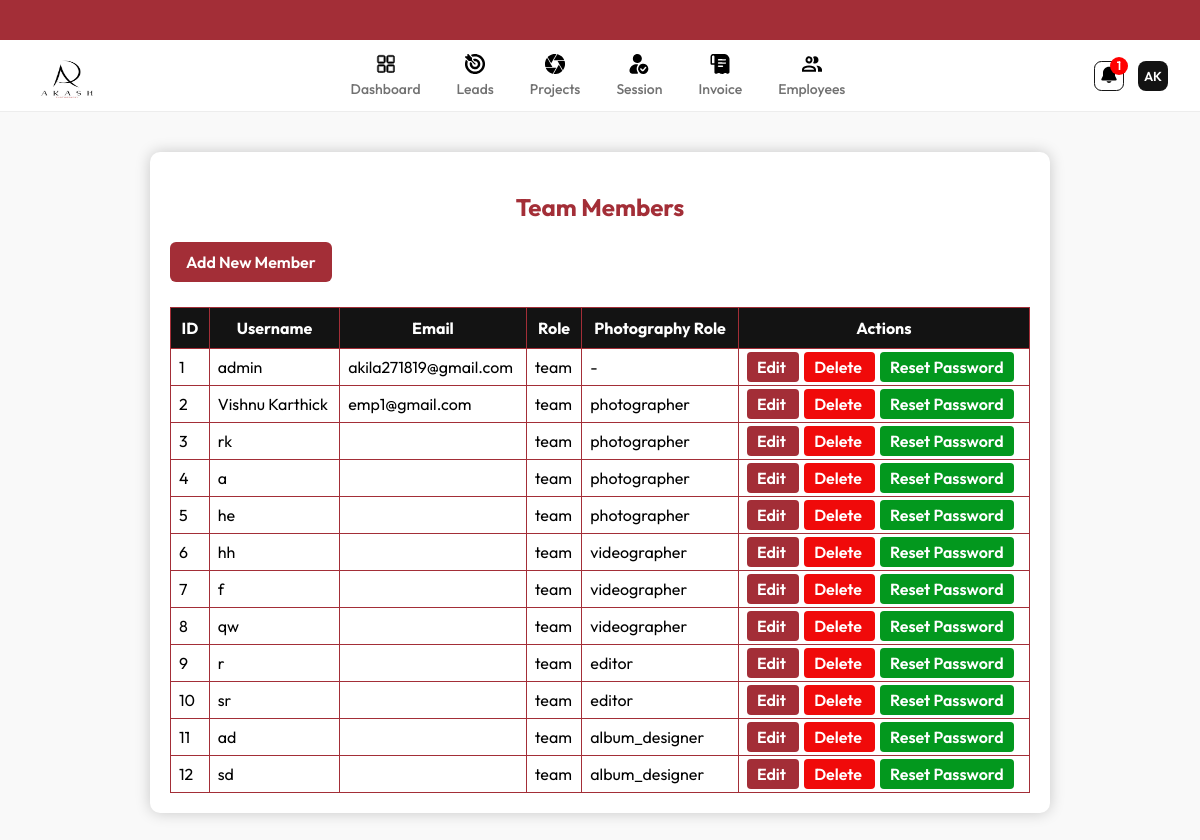
The app's page /accounts/team-members/ (signed in) with its own data.
### accounts/models.py (models this page shows, shortened)
class User(AbstractUser):
    ROLE_CHOICES = (
        ('admin', 'Admin'),
        ('team', 'Team Member'),
    )
    role = models.CharField(
        max_length=20,
        choices=ROLE_CHOICES,
        default='team'
    )
    photography_role = models.CharField(
        max_length=20,
        choices=PHOTOGRAPHY_ROLES,
        blank=True,
        null=True
    )

### accounts/views.py (the view)
# urls.py: path('team-members/', views.team_members_list, name='team_members'),
def team_members_list(request):
    if not request.user.is_staff:
        messages.error(request, "Unauthorized")
        return redirect('accounts:login')
    members = User.objects.filter(role='team')
    return render(request, "accounts/team_members.html", {"members": members})

### core/context_processors.py (called while the page is built)
def notifications(request):
    if request.user.is_authenticated:
        today = timezone.localdate()  # current date
        new_leads = Lead.objects.filter(status=Lead.STATUS_NEW, created_at__date=today)
        followup_leads = Lead.objects.filter(status=Lead.STATUS_FOLLOW, followup_date=today)
        notifications_list = []
        for lead in new_leads:
            notifications_list.append({
                "title": "New Lead Added",
                "details": f"{lead.name} ({lead.project_code})"
            })
        for lead in followup_leads:
            notifications_list.append({
                "title": "Lead Follow-Up",
                "details": f"{lead.name} ({lead.project_code})"
            })
    else:
        notifications_list = []
    return {
        "notifications": notifications_list
    }

### accounts/templates/accounts/team_members.html
{% extends "base.html" %}
{% load static %}
{% block content %}
<div class="page-container" style="max-width:900px; margin:40px auto; padding:20px; background-color:#FFFFFF; border-radius:10px; color:#000000; font-family:'Outfit', sans-serif; box-shadow:0 0 15px rgba(0,0,0,0.2);">
  <h2 style="color:#A32E37; text-align:center; margin-bottom:20px;">Team Members</h2>
  <a href="{% url 'accounts:add_team_member' %}"
     style="display:inline-block; margin-bottom:15px; background-color:#A32E37; color:#FFFFFF; padding:10px 16px; border-radius:6px; text-decoration:none; font-weight:600; transition:all 0.2s ease-in-out;">
    Add New Member
  </a>
  <table style="width:100%; border-collapse:collapse; margin-top:10px; background-color:#FFFFFF; color:#000000;">
    <thead>
      <tr style="background-color:#131313; color:#FFFFFF;">
        <th style="padding:10px; border:1px solid #A32E37;">ID</th>
        <th style="padding:10px; border:1px solid #A32E37;">Username</th>
        <th style="padding:10px; border:1px solid #A32E37;">Email</th>
        <th style="padding:10px; border:1px solid #A32E37;">Role</th>
        <th style="padding:10px; border:1px solid #A32E37;">Photography Role</th>
        <th style="padding:10px; border:1px solid #A32E37;">Actions</th>
      </tr>
    </thead>
    <tbody>
      {% for member in members %}
      <tr style="background-color:#FFFFFF; color:#000000;">
        <td style="padding:8px; border:1px solid #A32E37;">{{ member.id }}</td>
        <td style="padding:8px; border:1px solid #A32E37;">{{ member.username }}</td>
        <td style="padding:8px; border:1px solid #A32E37;">{{ member.email }}</td>
        <td style="padding:8px; border:1px solid #A32E37;">{{ member.role }}</td>
        <td style="padding:8px; border:1px solid #A32E37;">{{ member.photography_role|default:"-" }}</td>
        <td style="padding:8px; border:1px solid #A32E37;">
          <a href="{% url 'accounts:edit_team_member' member.id %}"
             style="padding:5px 10px; background-color:#A32E37; color:#FFFFFF; text-decoration:none; border-radius:4px; font-weight:600; margin-right:5px;">
            Edit
          </a>
          <a href="{% url 'accounts:delete_team_member' member.id %}"
             onclick="return confirm('Are you sure?');"
             style="padding:5px 10px; background-color:#F00A0A; color:#FFFFFF; text-decoration:none; border-radius:4px; font-weight:600; margin-right:5px;">
            Delete
          </a>
          <a href="{% url 'accounts:admin_reset_team_password' member.id %}"
             style="padding:5px 10px; background-color:#03981E; color:#FFFFFF; text-decoration:none; border-radius:4px; font-weight:600;">
            Reset Password
          </a>
        </td>
      </tr>
      {% empty %}
      <tr style="background-color:#FFFFFF; color:#000000;">
        <td colspan="6" style="padding:10px; border:1px solid #A32E37; text-align:center;">No team members found.</td>
      </tr>
      {% endfor %}
    </tbody>
  </table>
</div>
{% endblock %}

### static/css/base.css (style rules this page uses)
:root { --red: #A32E37; --black: #131313; --border: #EDEDED; --bg: #F9F9F9; --white: #FFFFFF; }
* { box-sizing: border-box; font-family: 'Outfit', sans-serif; }
body { margin: 0; background: var(--bg); color: var(--black); }
.page-container { padding: 24px 32px 32px; }

### records on screen
User: id "1", username "admin", email "akila271819@gmail.com", role "team", photography_role "-"
User: id "2", username "Vishnu Karthick", email "emp1@gmail.com", role "team", photography_role "photographer"
User: id "3", username "rk", role "team", photography_role "photographer"
User: id "4", username "a", role "team", photography_role "photographer"
User: id "5", username "he", role "team", photography_role "photographer"
User: id "6", username "hh", role "team", photography_role "videographer"
User: id "7", username "f", role "team", photography_role "videographer"
User: id "8", username "qw", role "team", photography_role "videographer"
User: id "9", username "r", role "team", photography_role "editor"
User: id "10", username "sr", role "team", photography_role "editor"
User: id "11", username "ad", role "team", photography_role "album_designer"
User: id "12", username "sd", role "team", photography_role "album_designer"

### other values on screen
{{ notifications|length }} "1"
